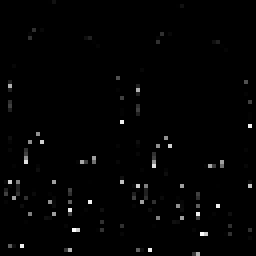
%> input picture deconvolution/C6/elephant.bmp, 64 x 64 px (shown 4 times larger)
$ octave --eval "C6P3;"   (GNU Octave 9; MATLAB toolbox functions it lacks are replaced by stand-ins)
%> lines starting %> are read from the running program, lines starting %| are printed output that depends on the picture
### deconvolution/C6/maxentrop.m
function x=maxentrop(y,h)
%x-复原后图像
%y-给定的降晰图像
%h-降晰函数
%%
%估计局部方差
[n,m]=size(y);w=ones(5,5)/25;
L=m*n;
a=conv2(y,w);
a1=a(3:n+2,3:m+2);
v=(y-a1).^2;
a=conv2(v,w);
v=a(3:n+2,3:m+2);
D=diag(reshape(v',L,1));
%%
%计算矩阵B
H0=fft2(h,n,m);H=diag(reshape(H0',L,1));
for k=1:n
    for l=1:m
        for u=1:n
            for v=1:m
                W(m*(k-1)+u,n*(l-1)+v)=exp(j*2*pi*(u*k/n+v*l/m));
            end
        end
    end
end
B=W*H*inv(W);
y1=reshape(y,L,1);alpha=1;lamada=0.01;eps=0.1*L;
x0=mean(y1)*ones(L,1);x1=x0;d=L;
while abs(d)>eps
    x1=inv(B'*D*B)*(B'*D*y1-alpha*(log(x1)-log(x0)));
    Q=(B*x1-y1)'*D*(B*x1-y1);
    d=Q-L;
    if d>0
        alpha=alpha+lamada;
    elseif d<0
        alpha=alpha-lamada;
    end
end
x=reshape(x1,n,m);

### deconvolution/C6/C6P3.m
function C6P3
%C6P3 Summary of this function goes here
%   Detailed explanation goes here
x0=imread('elephant.bmp');
%> x0 is the input picture: size 64x64 uint8; min 0, max 252, mean 3
 figure(1)
 imshow(x0);
 [L1,L2]=size(x0);
%> L1 = 64; L2 = 64
 h=ones(3,3)/9;
 y1=conv2(x0,h);
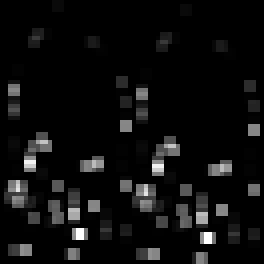
%> y1: size 66x66 double (shown 4 times larger); min 0, max 50.67, mean 2.8; drawn with min black and max white
 y=y1(3:L1+2,3:L2+2);
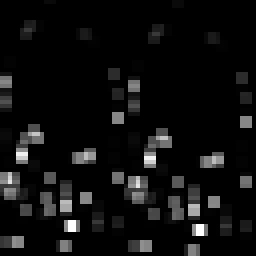
%> y: size 64x64 double (shown 4 times larger); min 0, max 50.67, mean 3; drawn with min black and max white
 figure(2)
 imshow(y,[]);
 x=maxentrop(y,h);
%> in maxentrop, `a=conv2(y,w);`:
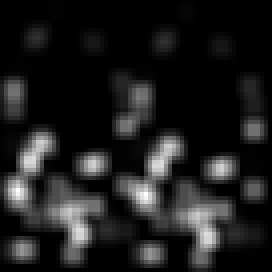
%> a: size 68x68 double (shown 4 times larger); min 0, max 22.12, mean 2.6; drawn with min black and max white
%> in maxentrop, `a1=a(3:n+2,3:m+2);`:
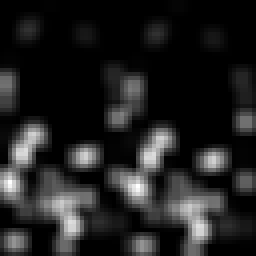
%> a1: size 64x64 double (shown 4 times larger); min 0, max 22.12, mean 2.9; drawn with min black and max white
%> in maxentrop, `v=(y-a1).^2;`:
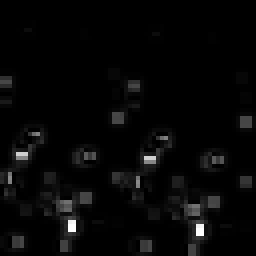
%> v: size 64x64 double (shown 4 times larger); min 0, max 1048, mean 29.4; drawn with min black and max white
%> in maxentrop, `a=conv2(v,w);`:
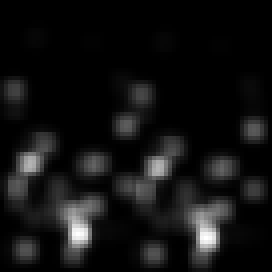
%> a: size 68x68 double (shown 4 times larger); min 0, max 358.2, mean 26; drawn with min black and max white
%> in maxentrop, `v=a(3:n+2,3:m+2);`:
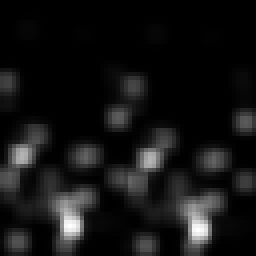
%> v: size 64x64 double (shown 4 times larger); min 0, max 358.2, mean 28.8; drawn with min black and max white
 figure(3)
 imshow(x,[]);

end
%> (the run ends here)
